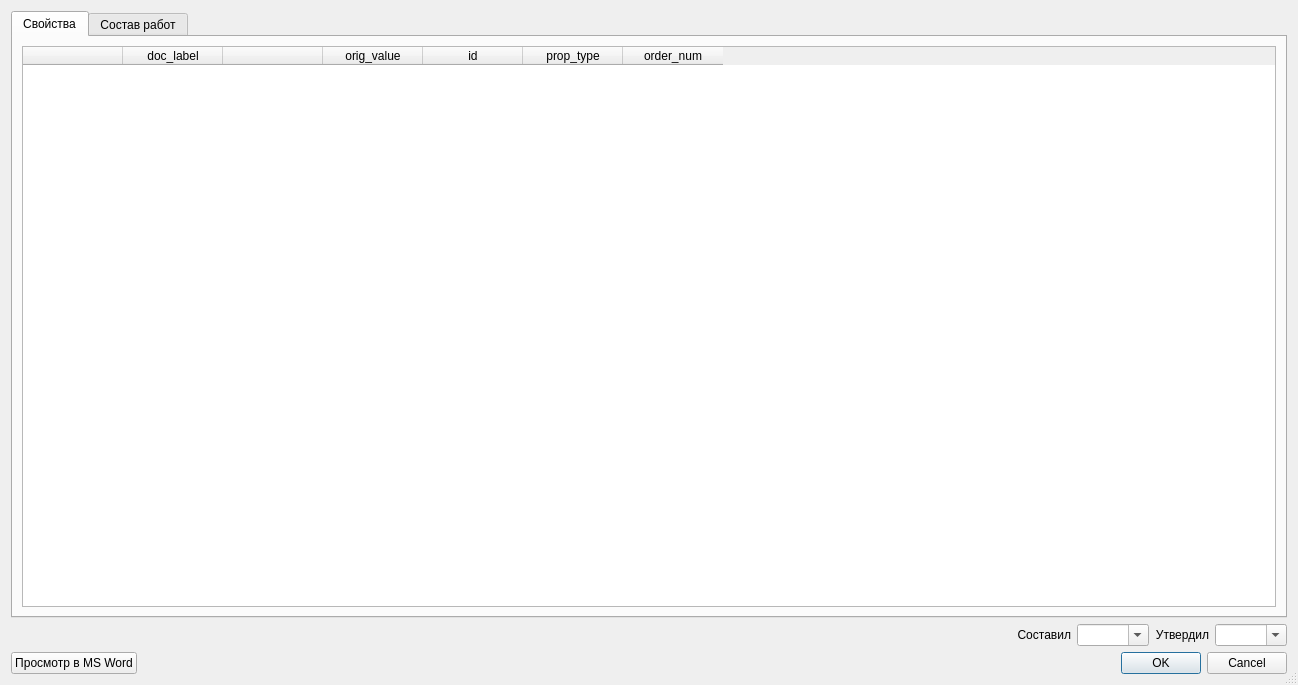
<?xml version="1.0" encoding="UTF-8"?>
<ui version="4.0">
 <class>ProjectCard</class>
 <widget class="QDialog" name="ProjectCard">
  <property name="geometry">
   <rect>
    <x>0</x>
    <y>0</y>
    <width>1298</width>
    <height>685</height>
   </rect>
  </property>
  <property name="windowTitle">
   <string>Карточка проекта</string>
  </property>
  <property name="sizeGripEnabled">
   <bool>true</bool>
  </property>
  <layout class="QVBoxLayout" name="verticalLayout">
   <item>
    <widget class="QTabWidget" name="tabWidget">
     <property name="currentIndex">
      <number>0</number>
     </property>
     <widget class="QWidget" name="tbMain">
      <attribute name="title">
       <string>Свойства</string>
      </attribute>
      <layout class="QVBoxLayout" name="verticalLayout_2">
       <item>
        <widget class="QTableWidget" name="twProps">
         <property name="editTriggers">
          <set>QAbstractItemView::AllEditTriggers</set>
         </property>
         <property name="selectionMode">
          <enum>QAbstractItemView::SingleSelection</enum>
         </property>
         <property name="columnCount">
          <number>7</number>
         </property>
         <attribute name="horizontalHeaderHighlightSections">
          <bool>false</bool>
         </attribute>
         <attribute name="verticalHeaderHighlightSections">
          <bool>false</bool>
         </attribute>
         <column>
          <property name="text">
           <string/>
          </property>
         </column>
         <column>
          <property name="text">
           <string>doc_label</string>
          </property>
         </column>
         <column>
          <property name="text">
           <string/>
          </property>
         </column>
         <column>
          <property name="text">
           <string>orig_value</string>
          </property>
         </column>
         <column>
          <property name="text">
           <string>id</string>
          </property>
         </column>
         <column>
          <property name="text">
           <string>prop_type</string>
          </property>
         </column>
         <column>
          <property name="text">
           <string>order_num</string>
          </property>
         </column>
        </widget>
       </item>
      </layout>
     </widget>
     <widget class="QWidget" name="tbWorks">
      <attribute name="title">
       <string>Состав работ</string>
      </attribute>
      <layout class="QVBoxLayout" name="verticalLayout_3">
       <item>
        <widget class="QTableWidget" name="twSR">
         <property name="editTriggers">
          <set>QAbstractItemView::AllEditTriggers</set>
         </property>
         <property name="selectionMode">
          <enum>QAbstractItemView::SingleSelection</enum>
         </property>
         <attribute name="horizontalHeaderHighlightSections">
          <bool>false</bool>
         </attribute>
         <attribute name="verticalHeaderVisible">
          <bool>false</bool>
         </attribute>
         <column>
          <property name="text">
           <string/>
          </property>
         </column>
         <column>
          <property name="text">
           <string>Состав работ</string>
          </property>
         </column>
         <column>
          <property name="text">
           <string>Отдел/организация</string>
          </property>
         </column>
         <column>
          <property name="text">
           <string>ГИП/отв. лицо</string>
          </property>
         </column>
         <column>
          <property name="text">
           <string>Примечания</string>
          </property>
         </column>
         <column>
          <property name="text">
           <string>order_num</string>
          </property>
         </column>
         <column>
          <property name="text">
           <string>id</string>
          </property>
         </column>
         <column>
          <property name="text">
           <string>orig_value_department</string>
          </property>
         </column>
         <column>
          <property name="text">
           <string>orig_value_person</string>
          </property>
         </column>
         <column>
          <property name="text">
           <string>orig_value_comments</string>
          </property>
         </column>
        </widget>
       </item>
      </layout>
     </widget>
    </widget>
   </item>
   <item>
    <layout class="QHBoxLayout" name="horizontalLayout">
     <item>
      <spacer name="horizontalSpacer">
       <property name="orientation">
        <enum>Qt::Horizontal</enum>
       </property>
       <property name="sizeHint" stdset="0">
        <size>
         <width>40</width>
         <height>20</height>
        </size>
       </property>
      </spacer>
     </item>
     <item>
      <widget class="QLabel" name="label">
       <property name="text">
        <string>Составил</string>
       </property>
       <property name="alignment">
        <set>Qt::AlignRight|Qt::AlignTrailing|Qt::AlignVCenter</set>
       </property>
      </widget>
     </item>
     <item>
      <widget class="QComboBox" name="cbCreator">
       <property name="editable">
        <bool>true</bool>
       </property>
      </widget>
     </item>
     <item>
      <widget class="QLabel" name="label_2">
       <property name="text">
        <string>Утвердил</string>
       </property>
       <property name="alignment">
        <set>Qt::AlignRight|Qt::AlignTrailing|Qt::AlignVCenter</set>
       </property>
      </widget>
     </item>
     <item>
      <widget class="QComboBox" name="cbSigner">
       <property name="editable">
        <bool>true</bool>
       </property>
      </widget>
     </item>
    </layout>
   </item>
   <item>
    <layout class="QHBoxLayout" name="horizontalLayout_2">
     <item>
      <widget class="QPushButton" name="pbWord">
       <property name="text">
        <string>Просмотр в MS Word</string>
       </property>
      </widget>
     </item>
     <item>
      <widget class="QDialogButtonBox" name="buttonBox">
       <property name="orientation">
        <enum>Qt::Horizontal</enum>
       </property>
       <property name="standardButtons">
        <set>QDialogButtonBox::Cancel|QDialogButtonBox::Ok</set>
       </property>
      </widget>
     </item>
    </layout>
   </item>
  </layout>
 </widget>
 <resources/>
 <connections>
  <connection>
   <sender>buttonBox</sender>
   <signal>accepted()</signal>
   <receiver>ProjectCard</receiver>
   <slot>Accept()</slot>
   <hints>
    <hint type="sourcelabel">
     <x>248</x>
     <y>254</y>
    </hint>
    <hint type="destinationlabel">
     <x>157</x>
     <y>274</y>
    </hint>
   </hints>
  </connection>
  <connection>
   <sender>buttonBox</sender>
   <signal>rejected()</signal>
   <receiver>ProjectCard</receiver>
   <slot>reject()</slot>
   <hints>
    <hint type="sourcelabel">
     <x>316</x>
     <y>260</y>
    </hint>
    <hint type="destinationlabel">
     <x>286</x>
     <y>274</y>
    </hint>
   </hints>
  </connection>
  <connection>
   <sender>pbWord</sender>
   <signal>clicked()</signal>
   <receiver>ProjectCard</receiver>
   <slot>ShowInMSWord()</slot>
   <hints>
    <hint type="sourcelabel">
     <x>67</x>
     <y>662</y>
    </hint>
    <hint type="destinationlabel">
     <x>648</x>
     <y>342</y>
    </hint>
   </hints>
  </connection>
 </connections>
 <slots>
  <slot>Accept()</slot>
  <slot>ShowInMSWord()</slot>
 </slots>
</ui>
